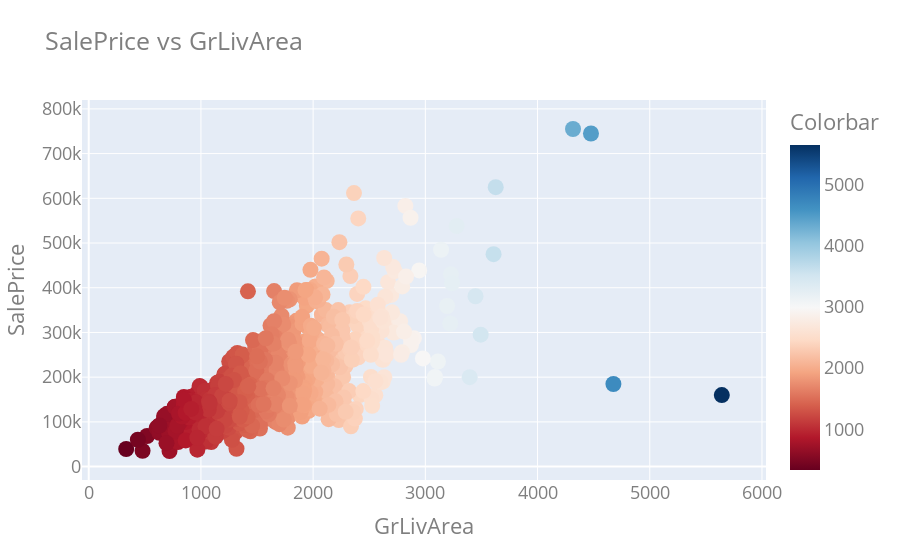

Here is the notebook cell this chart was saved with:
### Code cell
#In terms of area, GvLivArea has the highest correlation to the SalePrice
#notice the outliers in blue color

fig = go.Figure(data=go.Scatter(x=df_train['GrLivArea'],  y=df_train['SalePrice'], mode='markers', 
                                marker=dict( size=16,color=df_train['GrLivArea'].values, colorbar=dict( title="Colorbar"), colorscale='RdBu')))

fig.update_layout(title="SalePrice vs GrLivArea", xaxis_title="GrLivArea", yaxis_title="SalePrice", font=dict(size=18, color="#7f7f7f"))

### Figure 1 — Plotly figure (JSON) as saved in the notebook; plotly's stock layout.template omitted (floating-point values rounded to 4 significant figures; data arrays with more than 128 entries replaced by an {"elided": "..."} marker saying what was removed)
{"data": [{"marker": {"color": {"elided": "1460 int values"}, "colorbar": {"title": {"text": "Colorbar"}}, "colorscale": [[0, "rgb(103,0,31)"], [0.1, "rgb(178,24,43)"], [0.2, "rgb(214,96,77)"], [0.3, "rgb(244,165,130)"], [0.4, "rgb(253,219,199)"], [0.5, "rgb(247,247,247)"], [0.6, "rgb(209,229,240)"], [0.7, "rgb(146,197,222)"], [0.8, "rgb(67,147,195)"], [0.9, "rgb(33,102,172)"], [1, "rgb(5,48,97)"]], "size": 16}, "mode": "markers", "type": "scatter", "x": {"elided": "1460 int values"}, "y": {"elided": "1460 int values"}}], "layout": {"font": {"color": "#7f7f7f", "size": 18}, "title": {"text": "SalePrice vs GrLivArea"}, "xaxis": {"title": {"text": "GrLivArea"}}, "yaxis": {"title": {"text": "SalePrice"}}}}
